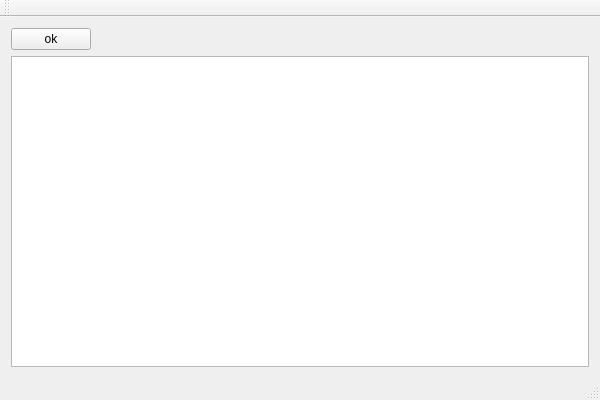
<?xml version="1.0" encoding="UTF-8"?>
<ui version="4.0">
 <class>test_2Class</class>
 <widget class="QMainWindow" name="test_2Class">
  <property name="geometry">
   <rect>
    <x>0</x>
    <y>0</y>
    <width>600</width>
    <height>400</height>
   </rect>
  </property>
  <property name="windowTitle">
   <string>test_2</string>
  </property>
  <widget class="QWidget" name="centralWidget">
   <layout class="QVBoxLayout" name="verticalLayout">
    <item>
     <layout class="QHBoxLayout" name="horizontalLayout">
      <item>
       <widget class="QPushButton" name="ok_button">
        <property name="text">
         <string>ok</string>
        </property>
       </widget>
      </item>
      <item>
       <spacer name="horizontalSpacer">
        <property name="orientation">
         <enum>Qt::Horizontal</enum>
        </property>
        <property name="sizeHint" stdset="0">
         <size>
          <width>40</width>
          <height>20</height>
         </size>
        </property>
       </spacer>
      </item>
     </layout>
    </item>
    <item>
     <widget class="QPlainTextEdit" name="ok_show"/>
    </item>
   </layout>
  </widget>
  <widget class="QMenuBar" name="menuBar">
   <property name="geometry">
    <rect>
     <x>0</x>
     <y>0</y>
     <width>600</width>
     <height>23</height>
    </rect>
   </property>
  </widget>
  <widget class="QToolBar" name="mainToolBar">
   <attribute name="toolBarArea">
    <enum>TopToolBarArea</enum>
   </attribute>
   <attribute name="toolBarBreak">
    <bool>false</bool>
   </attribute>
  </widget>
  <widget class="QStatusBar" name="statusBar"/>
 </widget>
 <layoutdefault spacing="6" margin="11"/>
 <resources>
  <include location="test_2.qrc"/>
 </resources>
 <connections/>
</ui>
